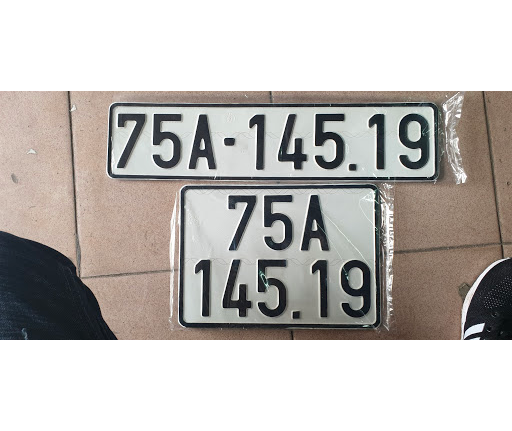
#> input picture sample5.png, 512 x 431 px
$ python 'Đọc ảnh biển số xe.py'
#> lines starting #> are read from the running program, lines starting #| are printed output that depends on the picture; after the words box and inside, x2 and y2 are one past the last pixel; in counts of white or black regions, pixels touching at a corner belong together
'''
Đọc ảnh biển số xe và crop các chữ số trên
biển lưu ra file ảnh
'''

import cv2
import imutils
img = cv2.imread('sample5.png')
#> img is the input picture: shape (431, 512, 3); mean B, G, R 183.9, 187.1, 191
print(img.shape)
#| (431, 512, 3)
gray = cv2.cvtColor(img, cv2.COLOR_BGR2GRAY)
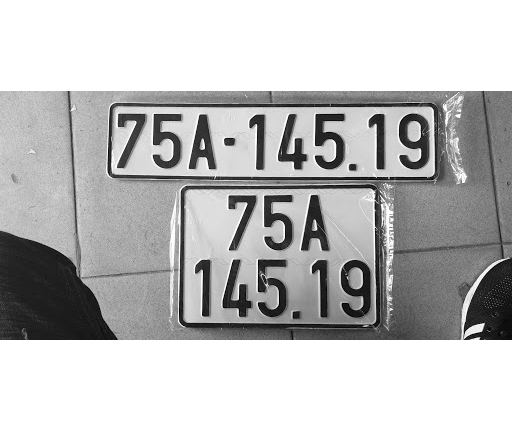
#> gray: shape (431, 512); min 0, max 255, mean 187.9
thres = cv2.adaptiveThreshold(gray,255,cv2.ADAPTIVE_THRESH_GAUSSIAN_C, cv2.THRESH_BINARY_INV,31,10)
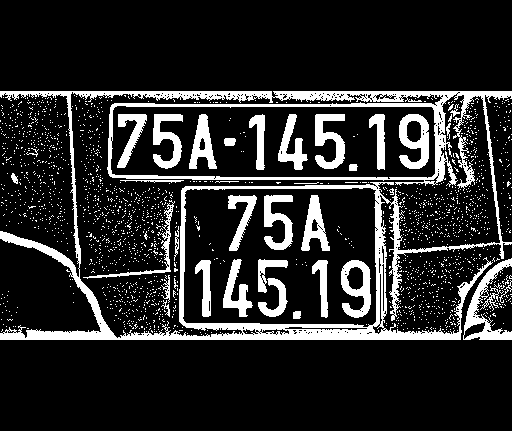
#> thres: shape (431, 512); 16.2% white; 1988 white regions (1953 under 20 px)

cv2.imshow('Thres',thres)
cv2.waitKey()

contours = cv2.findContours(thres, cv2.RETR_LIST, cv2.CHAIN_APPROX_SIMPLE)
#> contours = 2458 contours, 2408 with area under 20; largest, box (x1, y1, x2, y2) and area: (0, 91, 512, 340) 95858, (70, 91, 501, 339) 31599, (182, 187, 378, 328) 26008, (110, 105, 437, 180) 22795, (463, 258, 512, 340) 1256
contours = imutils.grab_contours(contours)
contours = sorted(contours, key=cv2.contourArea, reverse=False)

# loop over our contours
number = 0
for c in contours:
    (x, y, w, h) = cv2.boundingRect(c)
    print(x, y, w, h)
    #cv2.rectangle(img, (x, y), (x + w, y + h), (0, 255, 0), 2)
    # approximate the contour
    if (40<w<90) and(100<h<180) and (h/w>1.5):
        cv2.rectangle(img, (x, y), (x + w, y + h), (0, 255, 0), 2)
        number +=1
        crop = img[y:y+h,x:x+w]
        cv2.imwrite("plate_number{}.png".format(number), crop)
#> this loop made 2458 passes
#> (x, y, w, h) on passes 1 to 3: (201, 334, 1, 1), (205, 333, 1, 1), (187, 333, 1, 1)
#| 201 334 1 1
#| 205 333 1 1
#| 187 333 1 1
#| 246 332 1 1
#| 220 332 1 1
#| 211 332 1 1
#| 200 332 1 1
#| 448 331 1 1
#> (further printed lines are left out)
#> after the loop, number = 0

print("Number of Contours found = " + str(number))
#cv2.drawContours(img, contours, -1, (0, 255, 0), 3)


cv2.imshow('Pix',img)
cv2.imshow('Thres',thres)
cv2.waitKey()
cv2.destroyAllWindows()
